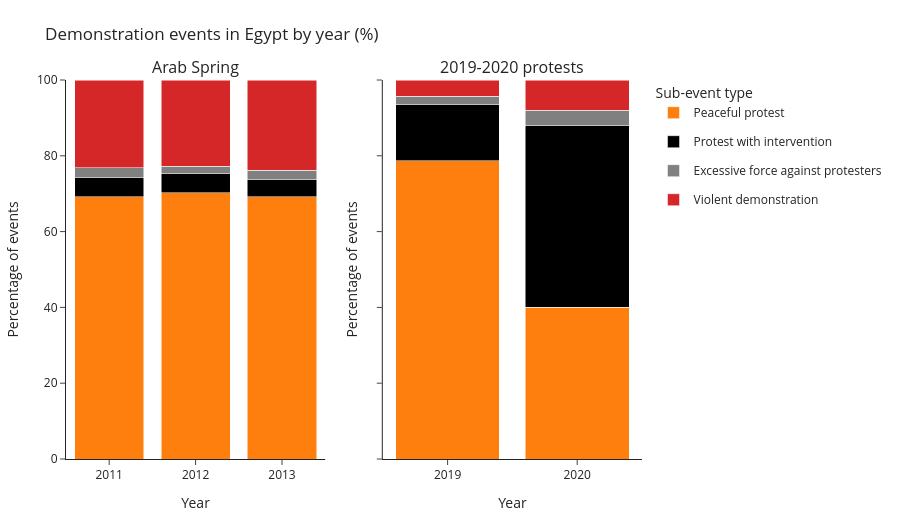

Notebook code cell kept with this figure:
### Code cell
# Cleaner yearly percentage chart with custom panel titles
import pandas as pd
import plotly.graph_objects as go
from plotly.subplots import make_subplots

subtypes = [
    'Peaceful protest',
    'Protest with intervention',
    'Excessive force against protesters',
    'Violent demonstration'
]

subtype_colors = {
    'Peaceful protest': '#ff7f0e',
    'Protest with intervention': '#000000',
    'Excessive force against protesters': '#808080',
    'Violent demonstration': '#d62728'
}

def build_yearly_share(df):
    sub_col = 'sub_event_type' if 'sub_event_type' in df.columns else 'SUB_EVENT_TYPE'
    date_col = 'event_date' if 'event_date' in df.columns else 'EVENT_DATE'

    work = df[[sub_col, date_col]].copy()
    work[date_col] = pd.to_datetime(work[date_col], errors='coerce')
    work = work.dropna(subset=[date_col])
    work = work[work[sub_col].isin(subtypes)].copy()
    work['year'] = work[date_col].dt.year.astype(str)

    counts = (
        work.groupby(['year', sub_col])
        .size()
        .rename('count')
        .reset_index()
        .rename(columns={sub_col: 'sub_event_type'})
    )

    if counts.empty:
        return counts

    totals = counts.groupby('year', as_index=False)['count'].sum().rename(columns={'count': 'year_total'})
    counts = counts.merge(totals, on='year', how='left')
    counts['percent'] = counts['count'] / counts['year_total'] * 100
    return counts

arab_spring = build_yearly_share(df_egypt2011_clean)
egypt_2019_2020 = build_yearly_share(df_alsisi_clean)

fig = make_subplots(
    rows=1,
    cols=2,
    shared_yaxes=True,
    subplot_titles=('Arab Spring', '2019-2020 protests'),
)

for col, data in [(1, arab_spring), (2, egypt_2019_2020)]:
    if data.empty:
        continue

    years = sorted(data['year'].unique(), key=lambda value: int(value))
    for subtype in subtypes:
        subset = data[data['sub_event_type'] == subtype].set_index('year').reindex(years).fillna(0).reset_index()
        fig.add_trace(
            go.Bar(
                x=subset['year'],
                y=subset['percent'],
                name=subtype,
                marker_color=subtype_colors[subtype],
                legendgroup=subtype,
                showlegend=(col == 1),
                hovertemplate='Year: %{x}<br>Subtype: %{fullData.name}<br>Share: %{y:.1f}%<extra></extra>',
            ),
            row=1,
            col=col,
        )

fig.update_layout(
    barmode='stack',
    template='simple_white',
    title='Demonstration events in Egypt by year (%)',
    height=520,
    margin=dict(l=40, r=20, t=80, b=40),
    legend_title_text='Sub-event type',
)
fig.update_yaxes(range=[0, 100], title_text='Percentage of events')
fig.update_xaxes(title_text='Year', tickangle=0)
fig.show()

### Figure 1 — Plotly figure (JSON) as saved in the notebook; plotly's stock layout.template omitted (floating-point values rounded to 4 significant figures)
{"data": [{"hovertemplate": "Year: %{x}<br>Subtype: %{fullData.name}<br>Share: %{y:.1f}%<extra></extra>", "legendgroup": "Peaceful protest", "marker": {"color": "#ff7f0e"}, "name": "Peaceful protest", "showlegend": true, "type": "bar", "x": ["2011", "2012", "2013"], "xaxis": "x", "y": [69.25, 70.22, 69.21], "yaxis": "y"}, {"hovertemplate": "Year: %{x}<br>Subtype: %{fullData.name}<br>Share: %{y:.1f}%<extra></extra>", "legendgroup": "Protest with intervention", "marker": {"color": "#000000"}, "name": "Protest with intervention", "showlegend": true, "type": "bar", "x": ["2011", "2012", "2013"], "xaxis": "x", "y": [5.139, 5.147, 4.54], "yaxis": "y"}, {"hovertemplate": "Year: %{x}<br>Subtype: %{fullData.name}<br>Share: %{y:.1f}%<extra></extra>", "legendgroup": "Excessive force against protesters", "marker": {"color": "#808080"}, "name": "Excessive force against protesters", "showlegend": true, "type": "bar", "x": ["2011", "2012", "2013"], "xaxis": "x", "y": [2.439, 1.838, 2.436], "yaxis": "y"}, {"hovertemplate": "Year: %{x}<br>Subtype: %{fullData.name}<br>Share: %{y:.1f}%<extra></extra>", "legendgroup": "Violent demonstration", "marker": {"color": "#d62728"}, "name": "Violent demonstration", "showlegend": true, "type": "bar", "x": ["2011", "2012", "2013"], "xaxis": "x", "y": [23.17, 22.79, 23.81], "yaxis": "y"}, {"hovertemplate": "Year: %{x}<br>Subtype: %{fullData.name}<br>Share: %{y:.1f}%<extra></extra>", "legendgroup": "Peaceful protest", "marker": {"color": "#ff7f0e"}, "name": "Peaceful protest", "showlegend": false, "type": "bar", "x": ["2019", "2020"], "xaxis": "x2", "y": [78.72, 40.0], "yaxis": "y2"}, {"hovertemplate": "Year: %{x}<br>Subtype: %{fullData.name}<br>Share: %{y:.1f}%<extra></extra>", "legendgroup": "Protest with intervention", "marker": {"color": "#000000"}, "name": "Protest with intervention", "showlegend": false, "type": "bar", "x": ["2019", "2020"], "xaxis": "x2", "y": [14.89, 48.0], "yaxis": "y2"}, {"hovertemplate": "Year: %{x}<br>Subtype: %{fullData.name}<br>Share: %{y:.1f}%<extra></extra>", "legendgroup": "Excessive force against protesters", "marker": {"color": "#808080"}, "name": "Excessive force against protesters", "showlegend": false, "type": "bar", "x": ["2019", "2020"], "xaxis": "x2", "y": [2.128, 4.0], "yaxis": "y2"}, {"hovertemplate": "Year: %{x}<br>Subtype: %{fullData.name}<br>Share: %{y:.1f}%<extra></extra>", "legendgroup": "Violent demonstration", "marker": {"color": "#d62728"}, "name": "Violent demonstration", "showlegend": false, "type": "bar", "x": ["2019", "2020"], "xaxis": "x2", "y": [4.255, 8.0], "yaxis": "y2"}], "layout": {"annotations": [{"font": {"size": 16}, "showarrow": false, "text": "Arab Spring", "x": 0.225, "xanchor": "center", "xref": "paper", "y": 1, "yanchor": "bottom", "yref": "paper"}, {"font": {"size": 16}, "showarrow": false, "text": "2019-2020 protests", "x": 0.775, "xanchor": "center", "xref": "paper", "y": 1, "yanchor": "bottom", "yref": "paper"}], "barmode": "stack", "height": 520, "legend": {"title": {"text": "Sub-event type"}}, "margin": {"b": 40, "l": 40, "r": 20, "t": 80}, "title": {"text": "Demonstration events in Egypt by year (%)"}, "xaxis": {"anchor": "y", "domain": [0, 0.45], "tickangle": 0, "title": {"text": "Year"}}, "xaxis2": {"anchor": "y2", "domain": [0.55, 1], "tickangle": 0, "title": {"text": "Year"}}, "yaxis": {"anchor": "x", "domain": [0, 1], "range": [0, 100], "title": {"text": "Percentage of events"}}, "yaxis2": {"anchor": "x2", "domain": [0, 1], "matches": "y", "range": [0, 100], "showticklabels": false, "title": {"text": "Percentage of events"}}}}
